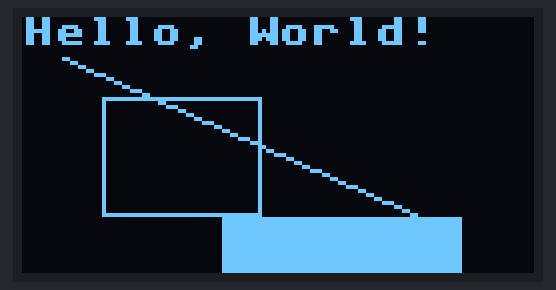
This program was run on a simulated Raspberry Pi Pico running MicroPython. Parts: 128×64 one-colour display. Library files of the repository ran but are not shown: ssd1306.py. At 0.1 s the program stops and its outputs stay as they are.

Above: at 0.2 s.

The program:

OLED128x64.py
```python
import machine
import ssd1306

class OLED128x64:
    def __init__(self, sda_pin, scl_pin, width=128, height=64, i2c_addr=0x3C):
        # Initialize the I2C interface
        self.i2c = machine.I2C(0, sda=machine.Pin(sda_pin), scl=machine.Pin(scl_pin))
        self.width = width
        self.height = height
        self.oled = ssd1306.SSD1306_I2C(self.width, self.height, self.i2c, addr=i2c_addr)

    def clear(self):
        """Clear the display."""
        self.oled.fill(0)
        self.oled.show()

    def display_text(self, text, x=0, y=0):
        """Display text on the OLED."""
        self.oled.text(text, x, y)
        self.oled.show()

    def draw_line(self, x1, y1, x2, y2):
        """Draw a line on the OLED."""
        self.oled.line(x1, y1, x2, y2, 1)
        self.oled.show()

    def draw_rectangle(self, x, y, w, h):
        """Draw a rectangle on the OLED."""
        self.oled.rect(x, y, w, h, 1)
        self.oled.show()

    def fill_rectangle(self, x, y, w, h):
        """Fill a rectangle on the OLED."""
        self.oled.fill_rect(x, y, w, h, 1)
        self.oled.show()

    def display_image(self, image_data):
        """Display an image from a byte array."""
        self.oled.blit(image_data, 0, 0)
        self.oled.show()

    def invert_display(self, invert=True):
        """Invert the display colors."""
        self.oled.invert(invert)

# Example usage
if __name__ == "__main__":
    # Initialize the OLED with SDA pin 4, SCL pin 5
    oled = OLED128x64(sda_pin=4, scl_pin=5)

    # Clear the display
    oled.clear()

    # Display text
    oled.display_text("Hello, World!", x=0, y=0)

    # Draw a line
    oled.draw_line(10, 10, 100, 50)

    # Draw a rectangle
    oled.draw_rectangle(20, 20, 40, 30)

    # Fill a rectangle
    oled.fill_rectangle(50, 50, 60, 20)

    #oled.invert_display(invert=True)
```
